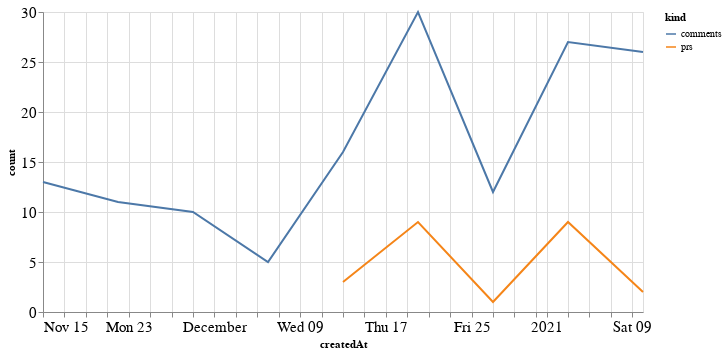

Notebook code for this chart:
### Code cell
alt.Chart(total_time, width=600).mark_line().encode(
    x='createdAt',
    y='count',
    color='kind'
)

### Figure 1 — Vega-Lite specification as saved in the notebook (floating-point values rounded to 4 significant figures)
{"config": {"axisLeft": {"labelFontSize": 15}, "axisBottom": {"labelFontSize": 15}}, "data": {"name": "data-78e0bb83fa85529733cd8b94867d0d90"}, "mark": "line", "encoding": {"color": {"type": "nominal", "field": "kind"}, "x": {"type": "temporal", "field": "createdAt"}, "y": {"type": "quantitative", "field": "count"}}, "width": 600, "$schema": "https://vega.github.io/schema/vega-lite/v4.8.1.json", "datasets": {"data-78e0bb83fa85529733cd8b94867d0d90": [{"createdAt": "2020-12-13T00:00:00", "kind": "prs", "count": 3.0}, {"createdAt": "2020-12-20T00:00:00", "kind": "prs", "count": 9.0}, {"createdAt": "2020-12-27T00:00:00", "kind": "prs", "count": 1.0}, {"createdAt": "2021-01-03T00:00:00", "kind": "prs", "count": 9.0}, {"createdAt": "2021-01-10T00:00:00", "kind": "prs", "count": 2.0}, {"createdAt": "2020-11-15T00:00:00", "kind": "prs", "count": null}, {"createdAt": "2020-11-22T00:00:00", "kind": "prs", "count": null}, {"createdAt": "2020-11-29T00:00:00", "kind": "prs", "count": null}, {"createdAt": "2020-12-06T00:00:00", "kind": "prs", "count": null}, {"createdAt": "2020-12-13T00:00:00", "kind": "comments", "count": 16.0}, {"createdAt": "2020-12-20T00:00:00", "kind": "comments", "count": 30.0}, {"createdAt": "2020-12-27T00:00:00", "kind": "comments", "count": 12.0}, {"createdAt": "2021-01-03T00:00:00", "kind": "comments", "count": 27.0}, {"createdAt": "2021-01-10T00:00:00", "kind": "comments", "count": 26.0}, {"createdAt": "2020-11-15T00:00:00", "kind": "comments", "count": 13.0}, {"createdAt": "2020-11-22T00:00:00", "kind": "comments", "count": 11.0}, {"createdAt": "2020-11-29T00:00:00", "kind": "comments", "count": 10.0}, {"createdAt": "2020-12-06T00:00:00", "kind": "comments", "count": 5.0}]}}
